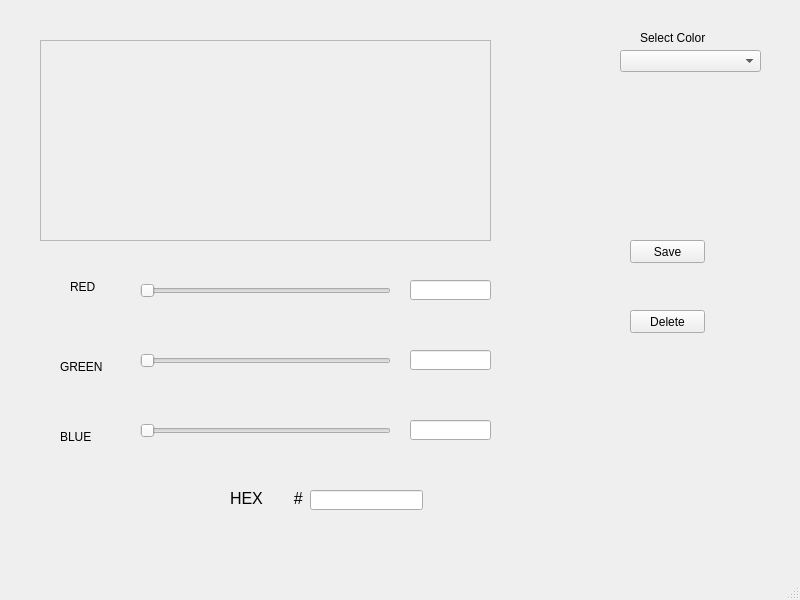
<?xml version="1.0" encoding="UTF-8"?>
<ui version="4.0">
 <class>MainWindow</class>
 <widget class="QMainWindow" name="MainWindow">
  <property name="geometry">
   <rect>
    <x>0</x>
    <y>0</y>
    <width>800</width>
    <height>600</height>
   </rect>
  </property>
  <property name="windowTitle">
   <string>MainWindow</string>
  </property>
  <widget class="QWidget" name="centralwidget">
   <widget class="QFrame" name="colorFrame">
    <property name="geometry">
     <rect>
      <x>40</x>
      <y>40</y>
      <width>451</width>
      <height>201</height>
     </rect>
    </property>
    <property name="frameShape">
     <enum>QFrame::StyledPanel</enum>
    </property>
    <property name="frameShadow">
     <enum>QFrame::Raised</enum>
    </property>
   </widget>
   <widget class="QSlider" name="redSlider">
    <property name="geometry">
     <rect>
      <x>140</x>
      <y>280</y>
      <width>251</width>
      <height>21</height>
     </rect>
    </property>
    <property name="maximum">
     <number>255</number>
    </property>
    <property name="orientation">
     <enum>Qt::Horizontal</enum>
    </property>
   </widget>
   <widget class="QSlider" name="greenSlider">
    <property name="geometry">
     <rect>
      <x>140</x>
      <y>350</y>
      <width>251</width>
      <height>22</height>
     </rect>
    </property>
    <property name="maximum">
     <number>255</number>
    </property>
    <property name="orientation">
     <enum>Qt::Horizontal</enum>
    </property>
   </widget>
   <widget class="QSlider" name="blueSlider">
    <property name="geometry">
     <rect>
      <x>140</x>
      <y>420</y>
      <width>251</width>
      <height>22</height>
     </rect>
    </property>
    <property name="maximum">
     <number>255</number>
    </property>
    <property name="orientation">
     <enum>Qt::Horizontal</enum>
    </property>
   </widget>
   <widget class="QLabel" name="label">
    <property name="geometry">
     <rect>
      <x>70</x>
      <y>280</y>
      <width>47</width>
      <height>13</height>
     </rect>
    </property>
    <property name="text">
     <string>RED</string>
    </property>
   </widget>
   <widget class="QLabel" name="label_2">
    <property name="geometry">
     <rect>
      <x>60</x>
      <y>360</y>
      <width>47</width>
      <height>13</height>
     </rect>
    </property>
    <property name="text">
     <string>GREEN</string>
    </property>
   </widget>
   <widget class="QLabel" name="label_3">
    <property name="geometry">
     <rect>
      <x>60</x>
      <y>430</y>
      <width>47</width>
      <height>13</height>
     </rect>
    </property>
    <property name="text">
     <string>BLUE</string>
    </property>
   </widget>
   <widget class="QLineEdit" name="redText">
    <property name="geometry">
     <rect>
      <x>410</x>
      <y>280</y>
      <width>81</width>
      <height>20</height>
     </rect>
    </property>
    <property name="font">
     <font>
      <pointsize>12</pointsize>
     </font>
    </property>
    <property name="inputMask">
     <string/>
    </property>
    <property name="maxLength">
     <number>3</number>
    </property>
   </widget>
   <widget class="QLineEdit" name="greenText">
    <property name="geometry">
     <rect>
      <x>410</x>
      <y>350</y>
      <width>81</width>
      <height>20</height>
     </rect>
    </property>
    <property name="font">
     <font>
      <pointsize>12</pointsize>
     </font>
    </property>
    <property name="maxLength">
     <number>3</number>
    </property>
   </widget>
   <widget class="QLineEdit" name="blueText">
    <property name="geometry">
     <rect>
      <x>410</x>
      <y>420</y>
      <width>81</width>
      <height>20</height>
     </rect>
    </property>
    <property name="font">
     <font>
      <pointsize>12</pointsize>
     </font>
    </property>
    <property name="maxLength">
     <number>3</number>
    </property>
   </widget>
   <widget class="QLineEdit" name="hexText">
    <property name="geometry">
     <rect>
      <x>310</x>
      <y>490</y>
      <width>113</width>
      <height>20</height>
     </rect>
    </property>
    <property name="font">
     <font>
      <pointsize>12</pointsize>
     </font>
    </property>
    <property name="maxLength">
     <number>6</number>
    </property>
   </widget>
   <widget class="QLabel" name="label_4">
    <property name="geometry">
     <rect>
      <x>230</x>
      <y>490</y>
      <width>91</width>
      <height>16</height>
     </rect>
    </property>
    <property name="font">
     <font>
      <pointsize>12</pointsize>
     </font>
    </property>
    <property name="text">
     <string>HEX       #</string>
    </property>
   </widget>
   <widget class="QComboBox" name="colorCombo">
    <property name="geometry">
     <rect>
      <x>620</x>
      <y>50</y>
      <width>141</width>
      <height>22</height>
     </rect>
    </property>
   </widget>
   <widget class="QLabel" name="label_5">
    <property name="geometry">
     <rect>
      <x>640</x>
      <y>30</y>
      <width>71</width>
      <height>16</height>
     </rect>
    </property>
    <property name="text">
     <string>Select Color</string>
    </property>
   </widget>
   <widget class="QPushButton" name="btnSave">
    <property name="geometry">
     <rect>
      <x>630</x>
      <y>240</y>
      <width>75</width>
      <height>23</height>
     </rect>
    </property>
    <property name="text">
     <string>Save</string>
    </property>
   </widget>
   <widget class="QPushButton" name="btnDelete">
    <property name="geometry">
     <rect>
      <x>630</x>
      <y>310</y>
      <width>75</width>
      <height>23</height>
     </rect>
    </property>
    <property name="text">
     <string>Delete</string>
    </property>
   </widget>
  </widget>
  <widget class="QMenuBar" name="menubar">
   <property name="geometry">
    <rect>
     <x>0</x>
     <y>0</y>
     <width>800</width>
     <height>21</height>
    </rect>
   </property>
  </widget>
  <widget class="QStatusBar" name="statusbar"/>
 </widget>
 <resources/>
 <connections/>
</ui>
